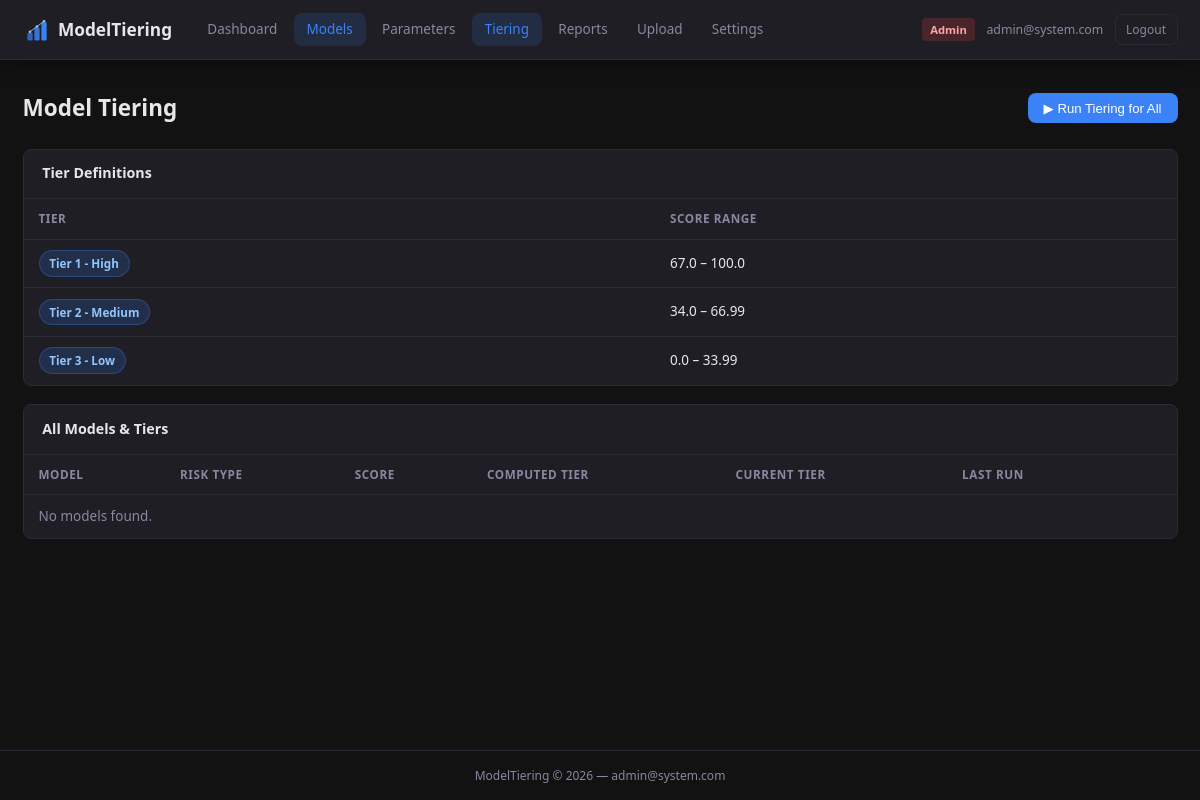
Screenshot of /tiering (signed in) with the database file from the repository.
### tables this page shows
CREATE TABLE users (
    id INTEGER PRIMARY KEY AUTOINCREMENT,
    email TEXT UNIQUE NOT NULL,
    password_hash TEXT NOT NULL,
    role TEXT NOT NULL DEFAULT 'User',
    created_at TEXT DEFAULT (datetime('now'))
);

CREATE TABLE tiers (
    id INTEGER PRIMARY KEY AUTOINCREMENT,
    name TEXT NOT NULL,
    lower_bound REAL NOT NULL,
    upper_bound REAL NOT NULL,
    sort_order INTEGER DEFAULT 0
);

### app/routes.py (the view)
@main_bp.route('/tiering')
@login_required
def model_tiering():
    db = get_db()
    models = db.execute('SELECT * FROM models').fetchall()
    tiers = db.execute('SELECT * FROM tiers ORDER BY sort_order').fetchall()
    return render_template('modeltiering.html', models=models, tiers=tiers, has_role=has_role)

### app/__init__.py (called while the page is built)
def create_app(config_object=None):
    app = Flask(__name__, instance_relative_config=True)
    from .config import Config
    app.config.from_object(Config)
    os.makedirs(app.instance_path, exist_ok=True)
    os.makedirs(app.config['UPLOAD_FOLDER'], exist_ok=True)
    from . import db as database
    database.init_app(app)
    from .routes import main_bp
    from .authroutes import auth_bp
    app.register_blueprint(main_bp)
    app.register_blueprint(auth_bp)
    @app.template_filter('from_json')
    def from_json_filter(value):
        try:
            return json.loads(value)
        except Exception:
            return {}
    @app.context_processor
    def inject_globals():
        from .auth import get_current_user
        return {
            'now': datetime.utcnow(),
            'current_user': get_current_user(),
        }
    return app

### app/auth.py (called while the page is built)
def get_current_user():
    if 'user_id' not in session:
        return CurrentUser()
    if '_current_user' not in g:
        db = get_db()
        row = db.execute('SELECT * FROM users WHERE id=?', (session['user_id'],)).fetchone()
        g._current_user = CurrentUser(row) if row else CurrentUser()
    return g._current_user

def login_required(f):
    @wraps(f)
    def decorated(*args, **kwargs):
        user = get_current_user()
        if not user.is_authenticated:
            return redirect(url_for('auth.login'))
        return f(*args, **kwargs)
    return decorated

def has_role(*roles):
    user = get_current_user()
    return user.is_authenticated and user.role in roles

### app/db.py (called while the page is built)
def get_db():
    if 'db' not in g:
        g.db = sqlite3.connect(
            current_app.config['DATABASE'],
            detect_types=sqlite3.PARSE_DECLTYPES
        )
        g.db.row_factory = sqlite3.Row
        g.db.execute("PRAGMA foreign_keys = ON")
    return g.db

### app/templates/modeltiering.html (shortened to what this page needs)
{% extends "base.html" %}
{% block content %}
<div class="page-header">
    <h2>Model Tiering</h2>
    {% if has_role('Admin', 'Developer') %}
    <form method="POST" action="{{ url_for('main.run_tiering') }}" style="display:inline;">
        <button type="submit" class="btn btn-primary">&#9654; Run Tiering for All</button>
    </form>
    {% endif %}
</div>
<div class="card mb-4">
    <div class="card-header">Tier Definitions</div>
    <div class="card-body p-0">
        <table class="table">
            <thead>
                <tr>
                    <th>Tier</th>
                    <th>Score Range</th>
                </tr>
            </thead>
            <tbody>
                {% for t in tiers %}
                <tr>
                    <td><span class="tier-badge">{{ t['name'] }}</span></td>
                    <td>{{ t['lower_bound'] }} – {{ t['upper_bound'] }}</td>
                </tr>
                {% else %}
                <tr><td colspan="2" class="text-muted text-center">No tiers configured. <a href="{{ url_for('main.settings') }}">Configure in Settings</a>.</td></tr>
                {% endfor %}
            </tbody>
        </table>
    </div>
</div>
<div class="card">
    <div class="card-header">All Models &amp; Tiers</div>
    <div class="card-body p-0">
        <table class="table">
            <thead>
                <tr>
                    <th>Model</th>
                    <th>Risk Type</th>
                    <th>Score</th>
                    <th>Computed Tier</th>
                    <th>Current Tier</th>
                    <th>Last Run</th>
                    <th></th>
                </tr>
            </thead>
            <tbody>
                {% for m in models %}
                <tr>
                    <td><strong>{{ m['name'] }}</strong></td>
                    <td>{{ m['risk_type'] or '-' }}</td>
                    <td>{{ '%.2f'|format(m['computed_score'] or 0) }}</td>
                    <td><span class="tier-badge">{{ m['computed_tier'] or '-' }}</span></td>
                    <td>
                        <span class="tier-badge current {% if m['current_tier'] != m['computed_tier'] %}overridden{% endif %}">
                            {{ m['current_tier'] or '-' }}
                        </span>
                    </td>
                    <td>{{ m['last_computed_at'][:16] if m['last_computed_at'] else '-' if m['last_computed_at'] else '-' }}</td>
                    <td><a href="{{ url_for('main.model_detail', model_id=m['id']) }}" class="btn btn-sm btn-outline">Details</a></td>
                </tr>
                {% else %}
                <tr><td colspan="7" class="text-center text-muted">No models found.</td></tr>
                {% endfor %}
            </tbody>
        </table>
    </div>
</div>
{% endblock %}

### app/templates/base.html (shortened to what this page needs)
<!DOCTYPE html>
<html lang="en">
<head>
    <link rel="stylesheet" href="{{ url_for('static', filename='style.css') }}">
</head>
<body>
<nav class="navbar">
    <div class="nav-brand">
        <img src="{{ url_for('static', filename='logo.svg') }}" alt="Logo" class="nav-logo">
        <span>ModelTiering</span>
    </div>
    {% if current_user.is_authenticated %}
    <ul class="nav-links">
        <li><a href="{{ url_for('main.dashboard') }}" class="{% if request.endpoint == 'main.dashboard' %}active{% endif %}">Dashboard</a></li>
        <li><a href="{{ url_for('main.models_list') }}" class="{% if 'model' in (request.endpoint or '') %}active{% endif %}">Models</a></li>
        <li><a href="{{ url_for('main.parameters_list') }}" class="{% if 'parameter' in (request.endpoint or '') %}active{% endif %}">Parameters</a></li>
        <li><a href="{{ url_for('main.model_tiering') }}" class="{% if 'tiering' in (request.endpoint or '') %}active{% endif %}">Tiering</a></li>
        <li><a href="{{ url_for('main.reports_list') }}" class="{% if 'report' in (request.endpoint or '') %}active{% endif %}">Reports</a></li>
        {% if current_user.role in ['Admin', 'Developer'] %}
        <li><a href="{{ url_for('main.upload') }}" class="{% if request.endpoint == 'main.upload' %}active{% endif %}">Upload</a></li>
        {% endif %}
        {% if current_user.role == 'Admin' %}
        <li><a href="{{ url_for('main.settings') }}" class="{% if request.endpoint == 'main.settings' %}active{% endif %}">Settings</a></li>
        {% endif %}
    </ul>
    <div class="nav-user">
        <span class="user-badge {{ current_user.role | lower }}">{{ current_user.role }}</span>
        <span class="user-email">{{ current_user.email }}</span>
        <a href="{{ url_for('auth.logout') }}" class="btn btn-sm btn-outline">Logout</a>
    </div>
    {% endif %}
</nav>
<main class="main-content">
    {% block content %}{% endblock %}
</main>
<footer class="footer">
    <span>ModelTiering &copy; {{ now.year if now else 2024 }} &mdash; {{ current_user.email if current_user.is_authenticated else '' }}</span>
</footer>
</body>
</html>

### app/static/style.css (style rules this page uses)
:root { --bg: #121212; --card: #1e1e24; --card-border: #2b2b36; --text: #e7e7ea; --text-muted: #8888a0; --accent: #3b82f6; --accent-hover: #2563eb; --success: #22c55e; --warning: #f59e0b; --danger: #ef4444; --info: #06b6d4; --nav-h: 60px; --radius: 8px; --shadow: 0 4px 20px rgba(0,0,0,0.4); }
*, *::before, *::after { box-sizing: border-box; margin: 0; padding: 0; }
html { font-size: 15px; }
body { background: var(--bg); color: var(--text); font-family: 'Segoe UI', system-ui, -apple-system, sans-serif; line-height: 1.6; min-height: 100vh; display: flex; flex-direction: column; }
a { color: var(--accent); text-decoration: none; }
.navbar { height: var(--nav-h); background: var(--card); border-bottom: 1px solid var(--card-border); display: flex; align-items: center; padding: 0 1.5rem; gap: 1.5rem; position: sticky; top: 0; z-index: 100; box-shadow: var(--shadow); }
.nav-brand { display: flex; align-items: center; gap: 0.5rem; font-size: 1.15rem; font-weight: 700; color: var(--text); white-space: nowrap; }
.nav-logo { width: 28px; height: 28px; }
.nav-links { display: flex; list-style: none; gap: 0.25rem; flex: 1; }
.nav-links a { display: block; padding: 0.35rem 0.85rem; border-radius: var(--radius); color: var(--text-muted); font-size: 0.9rem; transition: color 0.15s, background 0.15s; }
.nav-links a:hover, .nav-links a.active { color: var(--text); background: rgba(59,130,246,0.15); text-decoration: none; }
.nav-links a.active { color: var(--accent); }
.nav-user { display: flex; align-items: center; gap: 0.75rem; white-space: nowrap; }
.user-email { font-size: 0.82rem; color: var(--text-muted); }
.main-content { flex: 1; padding: 2rem 1.5rem; max-width: 1280px; width: 100%; margin: 0 auto; }
.page-header { display: flex; align-items: center; justify-content: space-between; margin-bottom: 1.5rem; flex-wrap: wrap; gap: 0.75rem; }
.page-header h2 { font-size: 1.5rem; font-weight: 700; color: var(--text); }
.card { background: var(--card); border: 1px solid var(--card-border); border-radius: var(--radius); overflow: hidden; }
.card-header { padding: 0.85rem 1.25rem; font-weight: 600; font-size: 0.95rem; border-bottom: 1px solid var(--card-border); display: flex; align-items: center; justify-content: space-between; color: var(--text); }
.card-body { padding: 1.25rem; }
.card-body.p-0 { padding: 0; }
.mb-4 { margin-bottom: 1.25rem; }
.table { width: 100%; border-collapse: collapse; font-size: 0.9rem; }
.table th, .table td { padding: 0.7rem 1rem; text-align: left; border-bottom: 1px solid var(--card-border); }
.table thead th { color: var(--text-muted); font-size: 0.78rem; text-transform: uppercase; letter-spacing: 0.05em; font-weight: 600; }
.table tbody tr:last-child td { border-bottom: none; }
.tier-badge { display: inline-block; padding: 0.2rem 0.65rem; border-radius: 999px; font-size: 0.78rem; font-weight: 600; background: rgba(59,130,246,0.18); color: #93c5fd; border: 1px solid rgba(59,130,246,0.3); white-space: nowrap; }
.user-badge { display: inline-block; padding: 0.15rem 0.55rem; border-radius: 4px; font-size: 0.75rem; font-weight: 600; }
.user-badge.admin { background: rgba(239,68,68,0.2); color: #fca5a5; }
.btn { display: inline-flex; align-items: center; gap: 0.3rem; padding: 0.45rem 1rem; border-radius: var(--radius); font-size: 0.88rem; font-weight: 500; cursor: pointer; border: 1px solid transparent; transition: background 0.15s, border-color 0.15s, color 0.15s; text-decoration: none; white-space: nowrap; }
.btn-primary { background: var(--accent); color: #fff; }
.btn-outline { background: transparent; border-color: var(--card-border); color: var(--text-muted); }
.btn-sm { padding: 0.3rem 0.7rem; font-size: 0.8rem; }
.text-muted { color: var(--text-muted); }
.text-center { text-align: center; }
.footer { padding: 1rem 1.5rem; text-align: center; font-size: 0.8rem; color: var(--text-muted); border-top: 1px solid var(--card-border); }

### rows the page displays
users: role "Admin", email "admin@system.com"
tiers: name "Tier 1 - High", lower_bound "67.0", upper_bound "100.0"
tiers: name "Tier 2 - Medium", lower_bound "34.0", upper_bound "66.99"
tiers: name "Tier 3 - Low", lower_bound "0.0", upper_bound "33.99"
